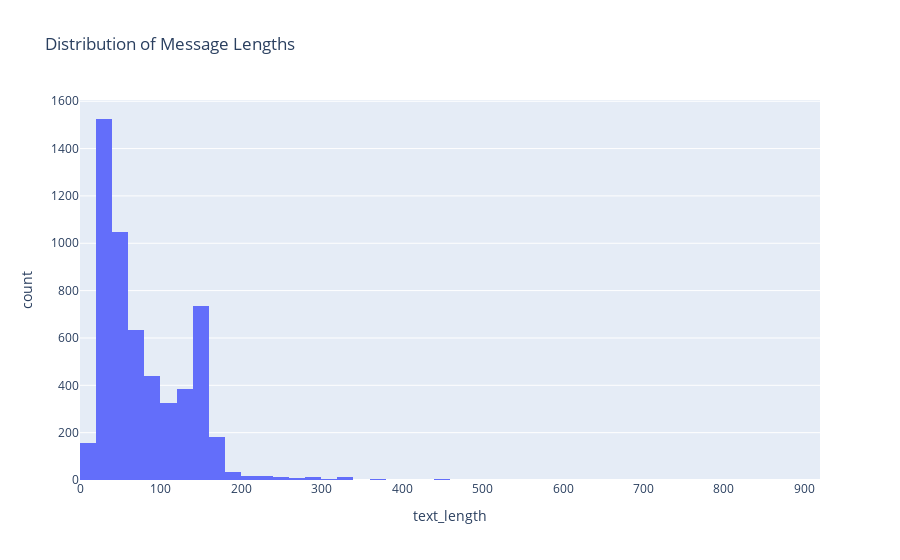

The code cell stored with this chart in its notebook:
### Code cell
# Histogram using Plotly
fig_length = px.histogram(df, x='text_length', title='Distribution of Message Lengths', nbins=50)
fig_length.show()

### Figure 1 — Plotly figure (JSON) as saved in the notebook; plotly's stock layout.template omitted (floating-point values rounded to 4 significant figures; data arrays with more than 128 entries replaced by an {"elided": "..."} marker saying what was removed)
{"data": [{"alignmentgroup": "True", "bingroup": "x", "hovertemplate": "text_length=%{x}<br>count=%{y}<extra></extra>", "legendgroup": "", "marker": {"color": "#636efa", "pattern": {"shape": ""}}, "name": "", "nbinsx": 50, "offsetgroup": "", "orientation": "v", "showlegend": false, "type": "histogram", "x": {"elided": "5572 int values"}, "xaxis": "x", "yaxis": "y"}], "layout": {"autosize": true, "barmode": "relative", "legend": {"tracegroupgap": 0}, "title": {"text": "Distribution of Message Lengths"}, "xaxis": {"anchor": "y", "autorange": true, "domain": [0, 1], "range": [-0.5, 919.5], "title": {"text": "text_length"}, "type": "linear"}, "yaxis": {"anchor": "x", "autorange": true, "domain": [0, 1], "range": [0, 1605.0], "title": {"text": "count"}}}}
